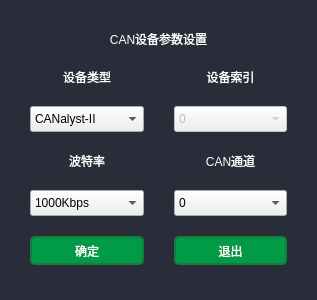
<?xml version="1.0" encoding="UTF-8"?>
<ui version="4.0">
 <class>CANParamSetting</class>
 <widget class="QDialog" name="CANParamSetting">
  <property name="enabled">
   <bool>true</bool>
  </property>
  <property name="geometry">
   <rect>
    <x>0</x>
    <y>0</y>
    <width>317</width>
    <height>300</height>
   </rect>
  </property>
  <property name="sizePolicy">
   <sizepolicy hsizetype="Preferred" vsizetype="Preferred">
    <horstretch>0</horstretch>
    <verstretch>0</verstretch>
   </sizepolicy>
  </property>
  <property name="maximumSize">
   <size>
    <width>317</width>
    <height>300</height>
   </size>
  </property>
  <property name="windowTitle">
   <string>CAN参数设置</string>
  </property>
  <property name="windowIcon">
   <iconset resource="resonrces.qrc">
    <normaloff>:/images/app.ico</normaloff>:/images/app.ico</iconset>
  </property>
  <property name="styleSheet">
   <string notr="true">QDialog{
	color:#000;
	background-color: rgb(41,45,57);
}

QPushButton{
	height:25px;
	color:white;
	border:2px solid #147e3a;
	background-color:#019b48;
	border-radius:5px;
}

QPushButton:hover{
	background-color:#019b48;
	font-size:12px;
	font-weight:bold;
}

QLabel{
	color:white;
}

QGroupBox{
	border:2px solid rgb(41,45,57);
	color:black;
}

QComboBox{
	height:20px;
	border:1px solid rbg(41,45,57)
}

QMessageBox{
	background-color:rgb(41,45,57);
}

QMessageBox QPushButton:enabled{
	border-radius: 5px;
	width: 50px;
	height: 20px;
	background-color: #019b48;
	color: white;
	font-size: 12px;
}</string>
  </property>
  <layout class="QGridLayout" name="gridLayout" rowstretch="3,1,2,4,2,2">
   <property name="sizeConstraint">
    <enum>QLayout::SetMinimumSize</enum>
   </property>
   <property name="leftMargin">
    <number>30</number>
   </property>
   <property name="rightMargin">
    <number>30</number>
   </property>
   <property name="horizontalSpacing">
    <number>30</number>
   </property>
   <property name="verticalSpacing">
    <number>1</number>
   </property>
   <item row="0" column="0" colspan="2">
    <widget class="QLabel" name="label_5">
     <property name="sizePolicy">
      <sizepolicy hsizetype="Preferred" vsizetype="Fixed">
       <horstretch>0</horstretch>
       <verstretch>0</verstretch>
      </sizepolicy>
     </property>
     <property name="styleSheet">
      <string notr="true">
font: 11pt &quot;宋体&quot;;</string>
     </property>
     <property name="text">
      <string>CAN设备参数设置</string>
     </property>
     <property name="alignment">
      <set>Qt::AlignCenter</set>
     </property>
    </widget>
   </item>
   <item row="1" column="0">
    <widget class="QLabel" name="label">
     <property name="sizePolicy">
      <sizepolicy hsizetype="Preferred" vsizetype="Fixed">
       <horstretch>0</horstretch>
       <verstretch>0</verstretch>
      </sizepolicy>
     </property>
     <property name="text">
      <string>设备类型</string>
     </property>
     <property name="alignment">
      <set>Qt::AlignCenter</set>
     </property>
    </widget>
   </item>
   <item row="1" column="1">
    <widget class="QLabel" name="label_2">
     <property name="sizePolicy">
      <sizepolicy hsizetype="Preferred" vsizetype="Fixed">
       <horstretch>0</horstretch>
       <verstretch>0</verstretch>
      </sizepolicy>
     </property>
     <property name="text">
      <string>设备索引</string>
     </property>
     <property name="alignment">
      <set>Qt::AlignCenter</set>
     </property>
    </widget>
   </item>
   <item row="2" column="0">
    <widget class="QComboBox" name="CANType">
     <item>
      <property name="text">
       <string>CANalyst-II</string>
      </property>
     </item>
     <item>
      <property name="text">
       <string>USBCAN-I</string>
      </property>
     </item>
     <item>
      <property name="text">
       <string>USBCAN-II</string>
      </property>
     </item>
     <item>
      <property name="text">
       <string>USBCAN-2A</string>
      </property>
     </item>
     <item>
      <property name="text">
       <string>USBCAN-2C</string>
      </property>
     </item>
    </widget>
   </item>
   <item row="2" column="1">
    <widget class="QComboBox" name="CANIndex">
     <property name="enabled">
      <bool>false</bool>
     </property>
     <item>
      <property name="text">
       <string>0</string>
      </property>
     </item>
     <item>
      <property name="text">
       <string>1</string>
      </property>
     </item>
     <item>
      <property name="text">
       <string>2</string>
      </property>
     </item>
     <item>
      <property name="text">
       <string>3</string>
      </property>
     </item>
     <item>
      <property name="text">
       <string>4</string>
      </property>
     </item>
     <item>
      <property name="text">
       <string>5</string>
      </property>
     </item>
     <item>
      <property name="text">
       <string>6</string>
      </property>
     </item>
     <item>
      <property name="text">
       <string>7</string>
      </property>
     </item>
     <item>
      <property name="text">
       <string>8</string>
      </property>
     </item>
     <item>
      <property name="text">
       <string>9</string>
      </property>
     </item>
     <item>
      <property name="text">
       <string>10</string>
      </property>
     </item>
     <item>
      <property name="text">
       <string>11</string>
      </property>
     </item>
     <item>
      <property name="text">
       <string>12</string>
      </property>
     </item>
     <item>
      <property name="text">
       <string>13</string>
      </property>
     </item>
    </widget>
   </item>
   <item row="3" column="0">
    <widget class="QLabel" name="label_3">
     <property name="sizePolicy">
      <sizepolicy hsizetype="Preferred" vsizetype="Fixed">
       <horstretch>0</horstretch>
       <verstretch>0</verstretch>
      </sizepolicy>
     </property>
     <property name="text">
      <string>波特率</string>
     </property>
     <property name="alignment">
      <set>Qt::AlignCenter</set>
     </property>
    </widget>
   </item>
   <item row="3" column="1">
    <widget class="QLabel" name="label_4">
     <property name="text">
      <string>CAN通道</string>
     </property>
     <property name="alignment">
      <set>Qt::AlignCenter</set>
     </property>
    </widget>
   </item>
   <item row="4" column="0">
    <widget class="QComboBox" name="CANBaundRate">
     <property name="currentIndex">
      <number>13</number>
     </property>
     <item>
      <property name="text">
       <string>10Kbps</string>
      </property>
     </item>
     <item>
      <property name="text">
       <string>20Kbps</string>
      </property>
     </item>
     <item>
      <property name="text">
       <string>40Kbps</string>
      </property>
     </item>
     <item>
      <property name="text">
       <string>50Kbps</string>
      </property>
     </item>
     <item>
      <property name="text">
       <string>80Kbps</string>
      </property>
     </item>
     <item>
      <property name="text">
       <string>100Kbps</string>
      </property>
     </item>
     <item>
      <property name="text">
       <string>125Kbps</string>
      </property>
     </item>
     <item>
      <property name="text">
       <string>200Kbps</string>
      </property>
     </item>
     <item>
      <property name="text">
       <string>250Kbps</string>
      </property>
     </item>
     <item>
      <property name="text">
       <string>400Kbps</string>
      </property>
     </item>
     <item>
      <property name="text">
       <string>500Kbps</string>
      </property>
     </item>
     <item>
      <property name="text">
       <string>666Kbps</string>
      </property>
     </item>
     <item>
      <property name="text">
       <string>800Kbps</string>
      </property>
     </item>
     <item>
      <property name="text">
       <string>1000Kbps</string>
      </property>
     </item>
     <item>
      <property name="text">
       <string>33.33Kbps</string>
      </property>
     </item>
     <item>
      <property name="text">
       <string>66.66Kbps</string>
      </property>
     </item>
     <item>
      <property name="text">
       <string>83.33Kbps</string>
      </property>
     </item>
    </widget>
   </item>
   <item row="4" column="1">
    <widget class="QComboBox" name="CANCom">
     <item>
      <property name="text">
       <string>0</string>
      </property>
     </item>
     <item>
      <property name="text">
       <string>1</string>
      </property>
     </item>
    </widget>
   </item>
   <item row="5" column="0">
    <widget class="QPushButton" name="saveBtn">
     <property name="enabled">
      <bool>true</bool>
     </property>
     <property name="styleSheet">
      <string notr="true"/>
     </property>
     <property name="text">
      <string>确定</string>
     </property>
    </widget>
   </item>
   <item row="5" column="1">
    <widget class="QPushButton" name="quitBtn">
     <property name="text">
      <string>退出</string>
     </property>
    </widget>
   </item>
  </layout>
 </widget>
 <resources>
  <include location="resonrces.qrc"/>
 </resources>
 <connections/>
</ui>
